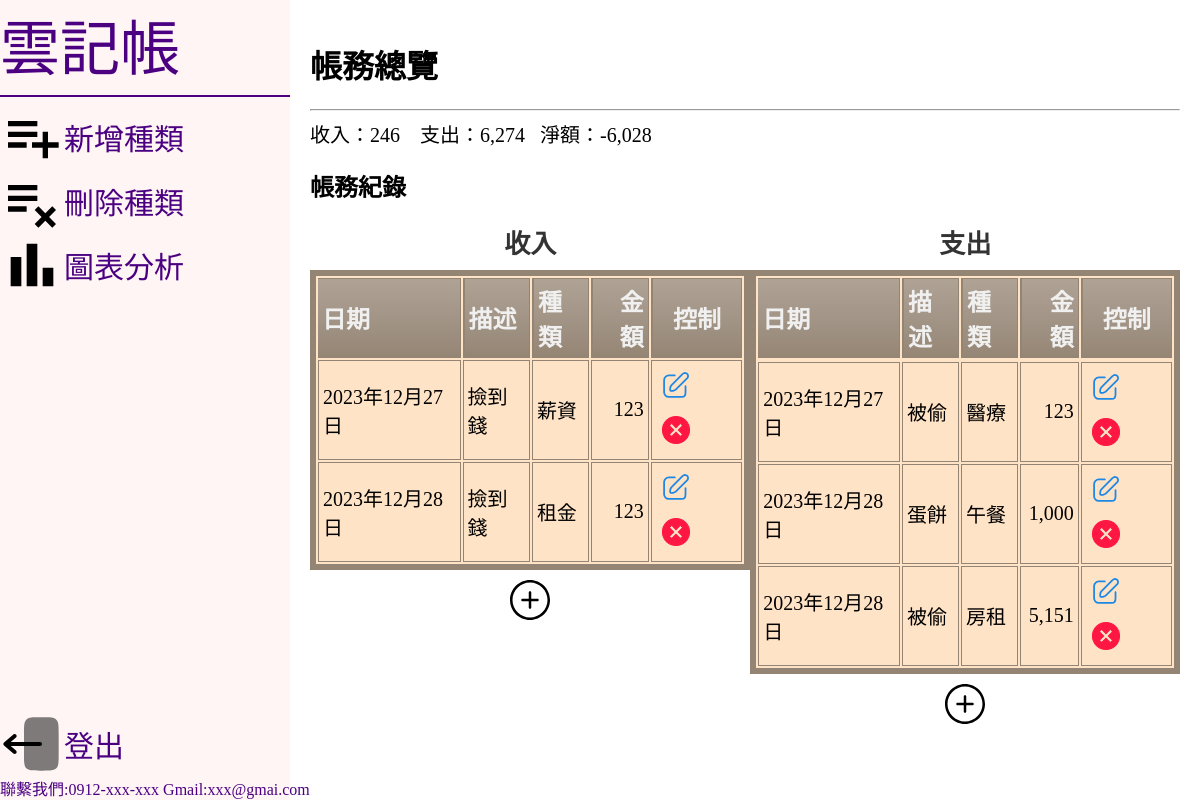
The app's page /index/ (signed in) with its own data.
### projectapp/models.py (models this page shows, shortened)
class Record_R1(models.Model):
    user=ForeignKey(User,on_delete=models.CASCADE,null=True)
    date 	= DateField()
    description = CharField(max_length=300,null=True)
    categoryR 	= CharField(max_length=50)
    cash 	= IntegerField()
    is_settled = models.BooleanField(default=False)  # 新增用來標記是否已經結算的欄位

class Record_E1(models.Model):
    user=ForeignKey(User,on_delete=models.CASCADE,null=True)
    date 	= DateField()
    description = CharField(max_length=300,null=True)
    categoryE 	= CharField(max_length=50)
    cash 	= IntegerField()
    is_settled = models.BooleanField(default=False)  # 新增用來標記是否已經結算的欄位

### projectapp/views.py (the view)
# urls.py: path('index/',views.recordall_and_cashflow,name='index'),
@login_required
def recordall_and_cashflow(request):
    corrent_user=request.user
    recordAllE=Record_E1.objects.filter(user=corrent_user).order_by('date')
    recordAllR=Record_R1.objects.filter(user=corrent_user).order_by('date')
    income_list=[record.cash for record in recordAllR]
    outcome_list=[record.cash for record in recordAllE]
    income=sum(income_list) if len(income_list)!=0 else 0
    outcome=sum(outcome_list) if len(outcome_list)!=0 else 0
    net = income -outcome
    return render(request,'index.html',locals())

### templates/index.html (shortened to what this page needs)
<!DOCTYPE html>
<html lang="en">
<head>
  <link rel="stylesheet" href="/static/css/index.css">
</head>
<body>
  <div class="container">
    <div class="left-box">
      <div class="listtitle">雲記帳</div>
      <hr>
      <div class="list">
        <a href="/addcategory">
          <img src="/static/img/playlist_add_FILL0_wght400_GRAD0_opsz24.svg" alt="">
          <span>新增種類</span>
        </a>
        <a href="/delcategory">
          <img src="/static/img/playlist_remove_FILL0_wght400_GRAD0_opsz24.svg" alt="">
          <span>刪除種類</span>
        </a>
        <a href="/charts">
          <img src="/static/img/bar_chart_FILL0_wght400_GRAD0_opsz24.svg" alt="">
          <span>圖表分析</span>
        </a>
      </div>
      <div class="content">
        <a href="/logout" class="logout">
          <img src="/static/img/logout-2-svgrepo-com (1).svg" alt="">
          <span>登出</span>
        </a>
        聯繫我們:0912-xxx-xxx
        Gmail:xxx@gmai.com
      </div>
    </div>
    <div class="right-text">
      <h1>帳務總覽</h1>
      <hr>
      <div class="incomeEP">
        收入：<span class="thousand-separator">{{ income }}</span> &nbsp;&nbsp;
        支出：<span class="thousand-separator">{{ outcome }} </span>&nbsp;&nbsp;
        淨額：<span class="thousand-separator">{{ net }}</span>
      </div>
      <h2>帳務紀錄</h2>
      <div class="table-all">
        <div>
          <table class="cinereousTable">
            <caption>收入</caption>
            <thead>
              <tr>
                <th>日期</th>
                <th>描述</th>
                <th>種類</th>
                <th style="text-align: right;">金額</th>
                <th style="text-align: center;">控制</th>
              </tr>
            </thead>
            {% for record in recordAllR %}
            <tr>
              <td>{{ record.date }}</td>
              <td>{{ record.description }}</td>
              <td>{{ record.categoryR }}</td>
              <td class="thousand-separator" style="text-align: right;">{{ record.cash }}</td>
              <td>
                <a href="{% url 'editRr' record.id %}"><img src="/static/img/edit.svg" alt="編輯"></a>
                <a href="{% url 'delRr' record.id %}"><img src="/static/img/cancel-svgrepo-com.svg" alt="刪除"></a>
              </td>
            </tr>
            {% endfor %}
          </table>
          <div style="text-align: center;margin-top:10px">
          <a style="margin-top:10px;" href="/addRrecord">
            <img src="/static/img/plus-circle-svgrepo-com.svg" alt="">
          </a>
        </div>
        </div>
        <div>
          <table class="cinereousTable">
            <caption>支出</caption>
            <thead>
              <th>日期</th>
              <th>描述</th>
              <th>種類</th>
              <th style="text-align: right;">金額</th>
              <th style="text-align: center;">控制</th>
              {% for record in recordAllE %}
              <tr>
            </thead>
            <td>{{ record.date }}</td>
            <td>{{ record.description }}</td>
            <td>{{ record.categoryE }}</td>
            <td class="thousand-separator" style="text-align: right;">{{ record.cash }}</td>
            <td>
              <a href="{% url 'editEr' record.id %}"><img src="/static/img/edit.svg" alt="編輯"></a>
              <a href="{% url 'delEr' record.id %}"><img src="/static/img/cancel-svgrepo-com.svg" alt="刪除"></a>
            </td>
            </tr>
            {% endfor %}
          </table>
          <div style="text-align: center; margin-top:10px">
          <a style="color:black;text-decoration: none;" href="/addErecord">
            <img src="/static/img/plus-circle-svgrepo-com.svg" alt="">
          </a>
        </div>
        </div>
      </div>
    </div>
  </div>
</body>
</html>

### static/css/index.css (style rules this page uses)
body { margin: 0; padding: 0; }
.container { display: flex; width: 100vw; height: 100vh; }
.left-box { width: 25%; background-color: #fff5f5; }
.left-box .list span { color: #4b0082; }
.left-box .list a { color: #4b0082; text-decoration: none; font-size:30px; display: flex; align-items: center; }
.listtitle { color: #4b0082; font-size: 60px; text-align: left; }
.content { position: absolute; color:#4b0082; bottom:0; display: flex; flex-direction: column; }
.content a { color: #4b0082; text-decoration: none; font-size:30px; display: flex; align-items: center; }
.left-box hr { border: 1px solid #4b0082; }
.right-text { width: 75%; padding: 20px; overflow-y: auto; }
.incomeEP { color:black; font-size: 20px; }
.table-all { display:flex; justify-content: space-around; }
.table-all caption { font-size: 26px; font-weight: bold; color: #333; margin-bottom: 10px; }
.table-all img { text-align: center; }
.thousand-separator { text-align: right; }
table.cinereousTable { border: 6px solid #948473; background-color: #FFE3C6; width: 100%; }
table.cinereousTable td, table.cinereousTable th { border: 1px solid #948473; padding: 4px 4px; }
table.cinereousTable tbody td { font-size: 20px; padding: 4px; }
table.cinereousTable thead { background: #948473; background: -moz-linear-gradient(top, #afa396 0%, #9e9081 66%, #948473 100%); background: -webkit-linear-gradient(top, #afa396 0%, #9e9081 66%, #948473 100%); background: linear-gradient(to bottom, #afa396 0%, #9e9081 66%, #948473 100%); }
table.cinereousTable thead th { font-size: 24px; font-weight: bold; color: #F0F0F0; text-align: left; border-left: 2px solid #948473; }
table.cinereousTable thead th:first-child { border-left: none; }

### records on screen
Record_R1: date "2023年12月27日", description "撿到錢", categoryR "薪資", cash "123"
Record_R1: date "2023年12月28日", description "撿到錢", categoryR "租金", cash "123"
Record_E1: date "2023年12月27日", description "被偷", categoryE "醫療", cash "123"
Record_E1: date "2023年12月28日", description "蛋餅", categoryE "午餐", cash "1,000"
Record_E1: date "2023年12月28日", description "被偷", categoryE "房租", cash "5,151"

### other values on screen
{{ income }} "246"
{{ outcome }} "6,274"
{{ net }} "-6,028"
